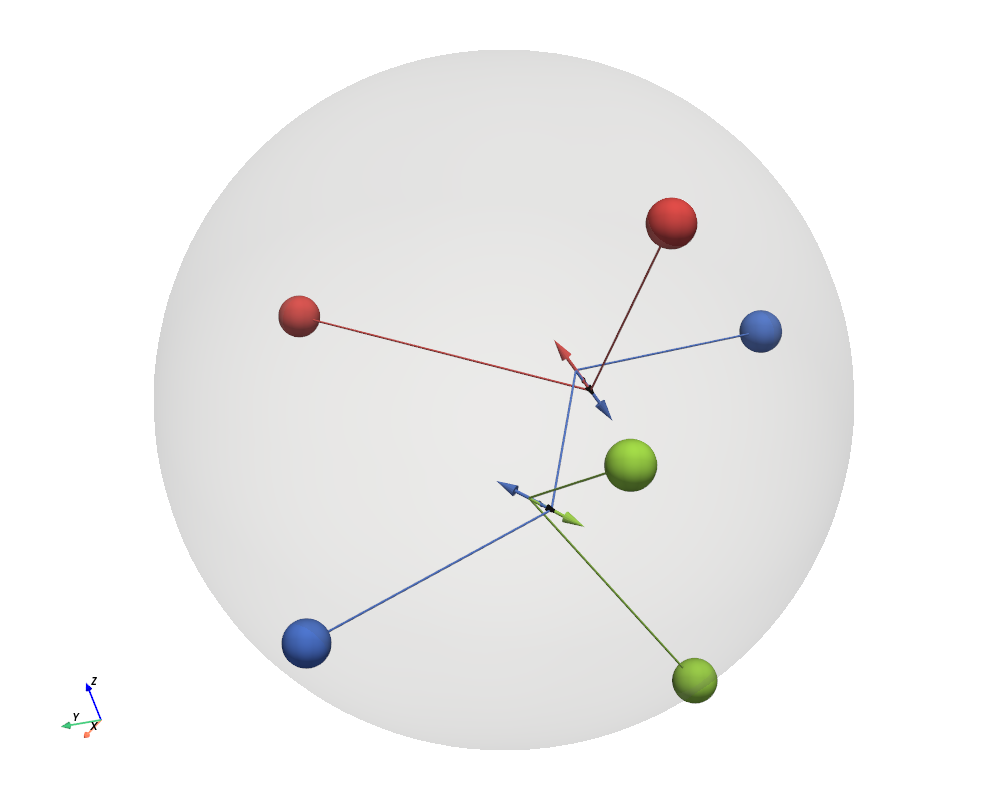

Write Python code to recreate this figure.
"""
Interactive 3D viewer for polymers in a spherical volume, modeled as piecewise
linear curves WITHOUT internal beads.

Every molecule has two beads, a start bead and an end bead, both confined to the
surface of the sphere. Initially the molecule is the straight line (a chord through
the volume) between them. Beads are spheres colored by molecule; the line of a
molecule has the same color.

Junctions: when two lines of different molecules come closer than min_distance, a junction is
inserted into both molecules where they touch, so each of them gets a bend there. A
junction is drawn as a small sphere with the average color of the two molecules. The
four line segments connected to a junction act as springs, with spring constant
spring_constant / contour_length of the segment (long segments are soft, short ones stiff);
their tension pulls the junction towards its four neighbours (chain ends or other junctions).
Forces: at every junction two colored arrows show, for each of the two molecules, the sum of
the two spring forces its two segments exert on the junction (in the color of that molecule),
and a black arrow shows the total force of all four springs, the force that moves the
junction. A spring pulls with k * (neighbour - junction), k = spring_constant / contour_length.
Arrow length = FORCE_ARROW_SCALE * force (NET_ARROW_SCALE * force for the black arrow).
Shifted chains: the junction position J is shared, but chain A passes through J - 0.5 v and
chain B through J + 0.5 v, i.e. through the two closest points they had when the junction formed.
Forces and energies of chain A use the shifted node J - 0.5 v, those of chain B use J + 0.5 v,
and the chains are drawn through the shifted nodes. The forces on the junction add up.

Junction vector: when a junction is formed, the vector between the two closest points of the
two segments (from the point on the first molecule to the point on the second) is stored with
the junction. It is drawn as a short orange arrow, parallel to the vector (pointing the same
way) and centered on the junction (length JUNCTION_VECTOR_SCALE * |vector|, at least MIN_JUNCTION_VECTOR_LENGTH).
Contact dynamics: let A and B be the two molecules at a junction (A = the first, B = the
second), v the stored junction vector (from the closest point on A to the closest point on B),
FA the net force from the springs of A on the junction and FB the net force from those of B.
Every step w = 0.5 (FA - FB) is computed and v is replaced by a vector along the axis of w with
length min_distance. v always keeps pointing from A towards B: of the two directions along w the
one closest to the previous v is taken, whatever the directions of FA and FB. If w is zero the
junction is removed from both molecules. A junction is created when two segments come closer
than min_distance.
While two segments of different molecules are closer than PROXIMITY_DISTANCE (and not joined),
their two closest points are connected by a thin black dotted line. Crossing lines
are created by dragging the chain ends around.

Contour length: every line segment has a positive contour_length (initially the straight
length of its molecule). Its spring constant is spring_constant / contour_length. The
thickness of a segment shows the tension of its spring, spring_constant * d / contour_length
(d = distance between the end points of the segment), at most MAX_LINE_RADIUS thick. When a junction splits
a segment, its contour length is divided in proportion to where the junction sits on it;
when a junction disappears, the two segments it joined add up.

Slip: contour length can slip across a junction between the two neighbouring segments of the
same molecule. The slip dynamics lower the spring energy of each molecule, sum K d_i^2 / (2 L_i)
(d_i = distance between the end points of segment i, L_i = its contour length), while the
total contour length of the molecule stays constant: length flows into the segment with the
higher tension K d_i / L_i, until all segments of a molecule have L_i proportional to d_i
(equal tension). Detection and dynamics live in the
simulation (see DummySimulation); the viewer only draws what `get_network()` reports.

Run  `python lineppa.py --help`  (or press h, H or ? in the window) for a summary of the program,
the mouse actions and the key shortcuts: see help_text() below.

Mouse
- Left-drag on empty space  -> rotate the view
- Right-drag / mouse wheel  -> zoom
- Middle-drag (or Shift+left-drag) -> pan
- Left-drag on a chain-end sphere -> move it along the surface of the volume
- Hold Shift while dragging a chain end and move the cursor out past the circular
  edge of the projected sphere -> the bead crosses to the other side (front <-> back)
  of the volume; move the cursor back inside to keep dragging it there

Keyboard
- While a chain end is grabbed (mouse button held):
      d           -> delete the whole molecule the grabbed end belongs to
- Right / Left arrow -> add / remove contour length to the line segment connected to the
                  grabbed chain end (a longer contour makes the spring softer: lower tension)
- Hold the left button on a junction sphere (it turns black) and press
      x           -> remove the intersection: the junction disappears from both molecules at
                     once (each loses its bend there; the contour lengths of the two segments
                     it joined add up). The two molecules do not form a new junction until
                     they have separated, otherwise it would reappear immediately.
- a  -> create a new molecule: a straight line between two free spots on the surface
- t  -> draw all lines thin, with the same radius, and hide the junction spheres;
        T -> back to the thickness showing the tension (and the junction spheres)
- r  -> shrink the spherical volume by 1 (down to a minimum radius of 5)
- R  -> grow the spherical volume by 1
- h, H or ?    -> print the summary, the mouse actions and the key shortcuts
- Shift + 1..9 -> store the current positions of all chain ends in slot 1..9
                  (Ctrl + 1..9 does the same on every keyboard layout)
- 1..9         -> slowly move all chain ends to the positions stored in that slot, each
                  along a great circle of the sphere
- m  -> start recording a movie (movie00000.avi, movie00001.avi, ...); M -> stop recording
- p  -> save a PNG of the current view (img00000.png, img00001.png, ...)
- s  -> save all bead positions (conf00000.dump, conf00001.dump, ...), LAMMPS-dump-like:
        # <number of beads> <number of molecules>
        ITEM: NUMBER OF ATOMS / <number of beads>
        ITEM: BOX BOUNDS pp pp pp / xmin xmax / ymin ymax / zmin zmax  (extent of the beads)
        ITEM: ATOMS id mol type xu yu zu / one line per bead
        (ids and molecule numbers start at 1; type 1 = chain end, type 2 = junction with mol 0)
All files are written to the current folder; numbering continues after existing files.

Data flow
    simulation (LAMMPS)  --positions-->  viewer      (timer, every ~30 ms)
    viewer (user input)  --callbacks-->  simulation  (see SphereDragger.__init__)

Bead ordering: molecule by molecule, each as [start, end]; the junctions are not beads
and are reported separately by the simulation. Deleting a molecule shifts
the indices of all later beads (and removes its junctions); the callback reports the indices explained in its
comment, and the simulation must return positions in the new ordering from then on.
New molecules are appended at the end, so they don't shift existing indices.

Install:  pip install pyvista numpy
Movies:   pip install imageio imageio-ffmpeg
"""
import argparse
import colorsys
import locale
import os
import platform
import re
import subprocess
import time

import numpy as np
import pyvista as pv
import vtk

ACTIVE_COLOR = (0.0, 0.0, 0.0)  # highlight color while a sphere is being dragged

CONTOUR_STEP = 2.0              # contour length added/removed per press of Right/Left arrow
INITIAL_ZOOM = 1.6              # camera zoom when the window opens
MIN_DISTANCE = 1.0              # junctions form when two segments come closer than this; the two
                                # chains of a junction are then held exactly this far apart
PROXIMITY_DISTANCE = 2.0        # nearby (not joined) segments get a dotted line below this distance
THIN_LINE_RADIUS = 0.05         # tube radius of all lines after pressing t
TENSION_THICKNESS = 0.01        # tube radius of a segment per unit of spring tension
FORCE_ARROW_SCALE = 0.1         # length of a force arrow per unit of force
FORCE_ARROW_WIDTH = 2.5         # width of the arrows with the force of one molecule at a junction
NET_ARROW_WIDTH = 1.5           # width of the black arrow with the total force on a junction
NET_ARROW_SCALE = 5.0 * FORCE_ARROW_SCALE   # the black total-force arrow is drawn 5 times longer
JUNCTION_VECTOR_SCALE = 20.0    # length of the orange arrow per unit length of the stored vector
MIN_JUNCTION_VECTOR_LENGTH = 5.0    # ... but never shorter than this, so it stays visible
JUNCTION_VECTOR_WIDTH = 1.5     # width of the orange arrow
JUNCTION_VECTOR_COLOR = (1.0, 0.55, 0.0)    # orange
DOT_SPACING = 0.2               # distance between the dots of the line between nearby segments
MAX_LINE_RADIUS = 1.0           # thickest tube drawn (a very short segment has a huge tension)

MIN_VOLUME_RADIUS = 5.0
VOLUME_RADIUS_STEP = 1.0

# Shift + digit produces a layout-specific symbol; which key name (and character) the window
# system reports for it depends on the keyboard layout. The layout is detected from the
# environment (see detect_keyboard_layout) and selects one of these tables:
# the key names (VTK key symbols) and characters for Shift+1 ... Shift+9. Where the window
# system reports the plain digit together with the Shift modifier, no table is needed, and
# Ctrl + digit works on every layout.
SHIFTED_DIGIT_KEYSYMS = {
    "us": ("exclam", "at", "numbersign", "dollar", "percent",
           "asciicircum", "ampersand", "asterisk", "parenleft"),
    "uk": ("exclam", "quotedbl", "sterling", "dollar", "percent",
           "asciicircum", "ampersand", "asterisk", "parenleft"),
    "de": ("exclam", "quotedbl", "section", "dollar", "percent",
           "ampersand", "slash", "parenleft", "parenright"),
    "nordic": ("exclam", "quotedbl", "numbersign", "currency", "percent",
               "ampersand", "slash", "parenleft", "parenright"),
}
SHIFTED_DIGIT_CHARS = {
    "us": "!@#$%^&*(",
    "uk": '!"\u00a3$%^&*(',
    "de": '!"\u00a7$%&/()',
    "nordic": '!"#\u00a4%&/()',
}

# words that identify a layout: language / country codes and the names used by the platforms
_LAYOUT_WORDS = {
    "us": "us", "usa": "us", "en": "us", "abc": "us", "u": "us", "nordic": "nordic",
    "gb": "uk", "uk": "uk", "british": "uk",
    "de": "de", "at": "de", "german": "de",
    "dk": "nordic", "da": "nordic", "danish": "nordic", "se": "nordic", "sv": "nordic",
    "swedish": "nordic", "no": "nordic", "nb": "nordic", "nn": "nordic", "norwegian": "nordic",
    "fi": "nordic", "finnish": "nordic", "is": "nordic", "icelandic": "nordic",
}
_keyboard_layout = None


def _layout_from_text(text):
    """Layout name for a description such as 'dk', 'da_DK', 'com.apple.keylayout.Danish'
    (the most specific word, the last one, wins: 'en_GB' is British), or None."""
    for word in reversed(re.findall(r"[a-z]+", str(text).lower())):
        if word in _LAYOUT_WORDS:
            return _LAYOUT_WORDS[word]
    return None


def _run(command):
    return subprocess.run(command, capture_output=True, text=True, timeout=3).stdout


def _layout_windows():
    import ctypes
    langid = ctypes.windll.user32.GetKeyboardLayout(0) & 0xFFFF
    if langid == 0x0809:
        return "gb"
    return {0x06: "da", 0x1D: "sv", 0x14: "nb", 0x0B: "fi", 0x07: "de"}.get(langid & 0x3FF, "us")


def _layout_macos():
    return _run(["defaults", "read", "com.apple.HIToolbox",
                 "AppleCurrentKeyboardLayoutInputSourceID"])


def _layout_unix():
    """X11 / Wayland / console: the XKB layout (first of a comma separated list)."""
    for command in (["setxkbmap", "-query"], ["localectl", "status"]):
        try:
            match = re.search(r"(?:layout|Layout):\s*([\w-]+)", _run(command))
        except (OSError, subprocess.SubprocessError):
            continue
        if match:
            return match.group(1)
    if os.environ.get("XKB_DEFAULT_LAYOUT"):
        return os.environ["XKB_DEFAULT_LAYOUT"].split(",")[0]
    try:
        with open("/etc/default/keyboard") as f:
            match = re.search(r'XKBLAYOUT="?([\w-]+)', f.read())
        return match.group(1) if match else None
    except OSError:
        return None


def _layout_locale():
    return locale.getlocale()[0] or os.environ.get("LANG", "")


def detect_keyboard_layout():
    """Keyboard layout ('us', 'uk', 'de' or 'nordic') taken from the environment: the variable
    LINEPPA_KEYBOARD_LAYOUT if it is set, else what the operating system reports (Windows: the
    active input language, macOS: the input source, Linux/BSD: the XKB layout), else the
    language of the locale; 'us' if nothing is recognised."""
    probes = []
    if os.environ.get("LINEPPA_KEYBOARD_LAYOUT"):
        probes.append(lambda: os.environ["LINEPPA_KEYBOARD_LAYOUT"])
    system = platform.system()
    probes.append(_layout_windows if system == "Windows"
                  else _layout_macos if system == "Darwin" else _layout_unix)
    probes.append(_layout_locale)
    for probe in probes:
        try:
            layout = _layout_from_text(probe() or "")
        except Exception:        # a failing probe must never stop the program
            continue
        if layout:
            return layout
    return "us"


def get_keyboard_layout():
    global _keyboard_layout
    if _keyboard_layout is None:
        _keyboard_layout = detect_keyboard_layout()
    return _keyboard_layout


def set_keyboard_layout(name):
    """Use layout `name` ('us', 'uk', 'de', 'nordic') or, for 'auto'/None, detect it."""
    global _keyboard_layout
    _keyboard_layout = None if name in (None, "auto") else name


def help_text():
    """Summary of the program, the mouse actions and the key shortcuts (--help, h, H, ?)."""
    return f"""\
LinePPA - polymers in a spherical volume

Every polymer is a piecewise linear curve between two chain ends (spheres) on the surface of the
sphere; initially a straight line. When two polymers come closer than min_distance ({MIN_DISTANCE:g}) they
form a junction: both get a bend there, drawn as a small sphere in the average color of the two.
  * Each line segment is a spring with spring constant spring_constant / contour_length; the
    thickness of a line shows its tension. Contour length slips across junctions, lowering the
    spring energy, while the total contour length of a polymer stays constant.
  * At a junction the colored arrows are the net spring forces FA and FB of the two polymers on
    it, the long black arrow is their sum, and the orange arrow is the vector v between the
    two chains (|v| = min_distance). v always points from polymer A to polymer B; it follows the
    axis of w = (FA - FB) / 2. The junction is removed when w is zero. A dotted black line joins nearby segments (closer than
    {PROXIMITY_DISTANCE:g}) that are not joined.

Mouse
  left-drag on empty space        rotate the view
  right-drag, mouse wheel         zoom
  middle-drag, Shift+left-drag    pan
  left-drag on a chain-end sphere move it along the surface of the sphere
  ... and Shift, cursor out past the edge of the sphere: the end moves to the other side
  hold left button on a junction  select it (turns black), then press x

Keys while a chain end is held
  d                               delete the polymer the end belongs to
  Right / Left arrow              add / remove contour length of the segment at the end
Keys while a junction is held
  x                               remove the junction from both polymers
Keys
  a                               add a polymer (a straight line between two free spots)
  r / R                           shrink / grow the sphere by 1 (minimum radius 5)
  t / T                           thin lines of equal radius (junction spheres hidden) /
                                  thickness shows the tension (junction spheres shown)
  Shift+1..9 (or Ctrl+1..9)       store the positions of all chain ends in slot 1..9
  1..9                            move all chain ends to the positions stored in the slot
  m / M                           start / stop recording a movie (movie00000.avi, ...)
  p                               save a PNG of the view (img00000.png, ...)
  s                               save all positions (conf00000.dump, ...)
  h, H, ?                         print this text
Command line
  --help                          print this text
  --keyboard-layout LAYOUT        us, uk, de, nordic or auto (default: detected from the
                                  environment; the variable LINEPPA_KEYBOARD_LAYOUT overrides)
"""


def parse_args(argv=None):
    parser = argparse.ArgumentParser(
        prog="lineppa", description=help_text(), add_help=False,
        formatter_class=argparse.RawDescriptionHelpFormatter)
    parser.add_argument("-h", "--help", action="help", help="show this help and exit")
    parser.add_argument("--keyboard-layout", default="auto",
                        choices=["auto", *sorted(SHIFTED_DIGIT_KEYSYMS)],
                        help="keyboard layout used for Shift+digit (default: detect)")
    return parser.parse_args(argv)


def color_for_id(moleculeid):
    """Deterministic, well-separated RGB color (0..1) for an unsigned integer id."""
    hue = (int(moleculeid) * 0.618033988749895) % 1.0  # golden-ratio hue spacing
    return colorsys.hsv_to_rgb(hue, 0.65, 0.95)


class SphereDragger:
    """Lets the user drag chain ends along a spherical surface, add/delete molecules,
    resize the volume, store/recall chain-end configurations, and save images / movies /
    bead positions; lets a simulation push new positions for all beads. Keeps the
    molecule lines and the volume shell in sync."""

    IMAGE_PATTERN = re.compile(r"^img(\d{5})\.png$")
    CONF_PATTERN = re.compile(r"^conf(\d{5})\.dump$")
    MOVIE_PATTERN = re.compile(r"^movie(\d{5})\.avi$")
    # characters whose built-in VTK meaning (reset camera, surface mode, pick, ...) is suppressed
    OWN_CHARS = frozenset("aAdDhHpPsSmMrRtTxX?123456789")

    def __init__(self, plotter, template, actors, positions, moleculeids,
                 center, radius, sphere_radius, recall_speed=0.5, movie_fps=30, rng=None,
                 junction_radius=0.5, get_network=None, get_proximity=None, get_forces=None,
                 get_vectors=None,
                 on_drag=None, on_release=None,
                 on_add_molecule=None, on_delete_molecule=None,
                 on_radius_change=None, on_ends_driven=None, on_ends_released=None,
                 on_contour_change=None, on_remove_junction=None, initial_zoom=INITIAL_ZOOM):
        self.plotter = plotter
        self.renderer = plotter.renderer
        self.template = template        # sphere mesh used for newly created beads
        self.actors = list(actors)
        self.positions = np.array(positions, dtype=float).reshape(-1, 3)   # (n, 3)
        self.moleculeids = np.array(moleculeids, dtype=np.uint32)
        self.center = np.asarray(center, dtype=float)
        self.radius = float(radius)             # radius of the spherical volume
        self.sphere_radius = float(sphere_radius)   # radius of one bead
        self.junction_radius = float(junction_radius)   # radius of the junction spheres
        self.recall_speed = float(recall_speed)     # rad/s along great circles
        self.movie_fps = movie_fps
        self.rng = rng if rng is not None else np.random.default_rng()
        self.next_moleculeid = int(self.moleculeids.max()) + 1 if len(self.moleculeids) else 0
        self.image_counter = self._first_free_number(self.IMAGE_PATTERN)
        self.conf_counter = self._first_free_number(self.CONF_PATTERN)
        self.movie_counter = self._first_free_number(self.MOVIE_PATTERN)

        # Pulled from the simulation every tick: (junction positions (J, 3),
        # [(moleculeid, moleculeid)] per junction, [(moleculeid, [node, ...], [contour_length, ...], [tension, ...])]).
        # Node k < n is bead k, node n + r is junction r. None = no junctions.
        self.get_network = get_network
        # [(molecule_a, molecule_b, point_a, point_b)]: closest points of nearby segments
        self.get_proximity = get_proximity
        self.get_vectors = get_vectors  # () -> (J, 3) closest-point vector stored with each junction
        self.get_forces = get_forces    # () -> (J, 2, 3) spring force of each molecule on each junction
        arrow = vtk.vtkArrowSource()    # unit arrow along +x
        arrow.SetTipResolution(16)
        arrow.SetShaftResolution(12)
        self.arrow_mapper = vtk.vtkPolyDataMapper()
        self.arrow_mapper.SetInputConnection(arrow.GetOutputPort())
        self.vector_arrows = []         # pool: orange arrow with the stored vector of each junction
        self.arrow_actors = []          # pool: three arrows per junction (molecule a, b, total)

        # Callbacks into the simulation:
        self.on_drag = on_drag          # on_drag(index, xyz)                    while dragging
        self.on_release = on_release    # on_release(index, xyz)                 when let go
        self.on_add_molecule = on_add_molecule        # (first_index, positions (2, 3), moleculeid)
        self.on_delete_molecule = on_delete_molecule  # (first_index, count)  old indices
        self.on_radius_change = on_radius_change      # (new_volume_radius)
        self.on_ends_driven = on_ends_driven          # (indices, positions) chain ends moved by a recall
        self.on_ends_released = on_ends_released      # (indices)            recall finished/cancelled
        self.on_remove_junction = on_remove_junction  # (row)  remove junction `row` from both molecules
        self.on_contour_change = on_contour_change    # (index, delta)  add/remove contour length at chain end

        self.interactor = plotter.iren.interactor
        self.picker = vtk.vtkPropPicker()
        self.dragged = None             # index of the chain end being dragged
        self.selected_junction = None   # index of the junction being held (left button down)
        self.uniform_lines = False      # True after t: all lines thin and equally thick
        self._pending_zoom = initial_zoom   # applied on the first timer tick, after the window opened
        self._side = 1                  # +1: dragged bead on the front (camera) side, -1: back
        self._flip_armed = True         # a Shift + "touch the edge" gesture may flip the side
        self.stored = {}                # slot (1..9) -> {(moleculeid, is_start): unit vector}
        self._anim = None               # running recall animation
        self._driven = set()            # indices of chain ends moved by the animation
        self.recording = False
        self.movie_path = None
        self._in_tick = False           # re-entrancy guard for tick()
        self.bond_mesh = None
        self.lines = []
        self._seg_nodes = None          # (S, 2) node numbers of the end points of every segment
        self._seg_tension = []          # spring tension of every segment (drawn as its thickness)
        # Segments are drawn as tubes whose radius follows the contour length. Every segment
        # has its own two points (so the radius is constant along it); the tube filter turns
        # the lines into tubes and the mapper colors them by the per-point "rgb" array.
        self.tube = vtk.vtkTubeFilter()
        self.tube.SetNumberOfSides(12)
        self.tube.SetCapping(True)
        self.tube.SetVaryRadiusToVaryRadiusByAbsoluteScalar()
        self.tube.SetInputArrayToProcess(0, 0, 0, vtk.vtkDataObject.FIELD_ASSOCIATION_POINTS,
                                         "radius")
        bond_mapper = vtk.vtkPolyDataMapper()
        bond_mapper.SetInputConnection(self.tube.GetOutputPort())
        bond_mapper.SetScalarModeToUsePointFieldData()
        bond_mapper.SelectColorArray("rgb")
        bond_mapper.SetColorModeToDirectScalars()
        self.bond_actor = vtk.vtkActor()
        self.bond_actor.SetMapper(bond_mapper)
        self.bond_actor.SetVisibility(False)
        plotter.add_actor(self.bond_actor, reset_camera=False, name="bonds", pickable=False)
        self.junction_template = pv.Sphere(radius=self.junction_radius,
                                           theta_resolution=16, phi_resolution=16)
        self.junction_actors = []
        # dotted black line between the closest points of nearby segments: a cloud of dots
        self.proximity_mapper = vtk.vtkPolyDataMapper()
        self.proximity_actor = vtk.vtkActor()
        self.proximity_actor.SetMapper(self.proximity_mapper)
        self.proximity_actor.GetProperty().SetColor(0.0, 0.0, 0.0)
        self.proximity_actor.GetProperty().SetPointSize(3)
        self.proximity_actor.GetProperty().SetRenderPointsAsSpheres(True)
        self.proximity_actor.SetVisibility(False)
        plotter.add_actor(self.proximity_actor, reset_camera=False, pickable=False)
        self.junction_positions = np.zeros((0, 3))
        self.junction_vectors = np.zeros((0, 3))    # stored closest-point vector of each junction
        self._seg_shift = None          # (2S, 3) offsets of the segment end points (shifted chains)
        self.junction_molecules = []
        self._line_signature = None

        # Translucent shell showing the volume (unit sphere, scaled to the current radius).
        # Not pickable, so it never blocks grabbing.
        self.shell = plotter.add_mesh(
            pv.Sphere(radius=1.0, theta_resolution=64, phi_resolution=64),
            color="lightgray", opacity=0.12, smooth_shading=True)
        self.shell.SetPickable(False)
        self.shell.SetPosition(*self.center)
        self.shell.SetScale(self.radius, self.radius, self.radius)
        self._pull_network(force=True)

        # Make sure PyVista's own key shortcuts for the keys we use don't also fire.
        for key in ("Up", "Down", "Left", "Right", "a", "d", "p", "s", "S", "m", "M",
                    "r", "R", "t", "T", "x", "X", "h", "H", "question", *"123456789"):
            try:
                plotter.clear_events_for_key(key)
            except Exception:
                pass

        # Priority -1 => our handlers run AFTER the camera style's handlers.
        # If we grabbed a bead, we then cancel the style's rotation.
        self.interactor.AddObserver("LeftButtonPressEvent", self._on_press, -1.0)
        self.interactor.AddObserver("MouseMoveEvent", self._on_move, -1.0)
        self.interactor.AddObserver("LeftButtonReleaseEvent", self._on_release, -1.0)
        self.interactor.AddObserver("KeyPressEvent", self._on_key, -1.0)
        # VTK's interactor style gives some plain characters a built-in meaning on the
        # CharEvent that follows a key press ('p' = pick, 's' = surface mode, 'r' = reset
        # camera, '3' = stereo, ...). A higher-priority observer neutralises the
        # characters we use before the style sees them.
        self.interactor.AddObserver("CharEvent", self._on_char, 10.0)

    # ------------------------------------------------------------ timer tick
    def tick(self, step_simulation):
        """Call every ~30 ms: advance a running recall animation, take a simulation
        step (`step_simulation()` returns the (n, 3) positions), draw, record a frame.

        Re-entrancy guard: grabbing a movie frame renders the window again, and VTK may
        deliver the next timer event while that is still going on. A tick that arrives
        while one is still running is simply skipped."""
        if self._in_tick:
            return
        self._in_tick = True
        try:
            if self._pending_zoom is not None:
                self.renderer.GetActiveCamera().Zoom(self._pending_zoom)
                self._pending_zoom = None
            self.animate()
            self.set_positions(step_simulation())
            self.write_movie_frame()
        finally:
            self._in_tick = False

    # ------------------------------------------------------- simulation -> view
    def set_positions(self, positions):
        """Update all bead positions (e.g. from LAMMPS). Beads held by the user or moved
        by a recall animation keep their viewer-controlled positions."""
        positions = np.asarray(positions, dtype=float).reshape(-1, 3)
        if len(positions) != len(self.actors):
            raise ValueError(f"Simulation returned {len(positions)} beads, "
                             f"viewer has {len(self.actors)}.")
        for i, actor in enumerate(self.actors):
            if i != self.dragged and i not in self._driven:
                self.positions[i] = positions[i]
                actor.SetPosition(*positions[i])
        self._pull_network()
        self._pull_proximity()
        self._pull_forces()
        self._pull_vectors()
        self.plotter.render()

    def get_positions(self):
        return self.positions.copy()

    # ------------------------------------------------------ molecule lines, junctions
    def _all_points(self):
        return np.vstack([self.positions, self.junction_positions])

    def _segment_radii(self):
        """Tube radius of every segment (order of self._seg_nodes) from its spring tension."""
        if self.uniform_lines:
            return np.full(len(self._seg_tension), THIN_LINE_RADIUS)
        return np.minimum(TENSION_THICKNESS * np.array(self._seg_tension, dtype=float),
                          MAX_LINE_RADIUS)

    def _refresh_bonds(self):
        """Cheap update when only positions (and with them the tensions) changed."""
        if self.bond_mesh is None:
            return
        points = self._all_points()
        if self._seg_nodes.max() < len(points):
            self.bond_mesh.points = points[self._seg_nodes].reshape(-1, 3) + self._seg_shift
            self.bond_mesh.point_data["radius"] = np.repeat(self._segment_radii(), 2)
            self.bond_mesh.GetPointData().SetActiveScalars("radius")

    def _rebuild_bonds(self):
        """Needed when the number of beads, junctions or lines changed."""
        nodes, rgb, shift = [], [], []
        n = len(self.positions)
        for mol, idx, _contours, _tensions in self.lines:
            color = (np.array(color_for_id(mol)) * 255).astype(np.uint8)
            for a, b in zip(idx[:-1], idx[1:]):
                nodes.append((a, b))
                rgb += [color] * 2
                for node in (a, b):     # every molecule is drawn through its own shifted node
                    r = node - n
                    if 0 <= r < len(self.junction_vectors):
                        first = self.junction_molecules[r][0] == mol
                        shift.append((-0.5 if first else 0.5) * self.junction_vectors[r])
                    else:
                        shift.append(np.zeros(3))
        if not nodes:
            self.bond_mesh, self._seg_nodes = None, None
            self.bond_actor.SetVisibility(False)
            return
        self._seg_nodes = np.array(nodes, dtype=int)
        k = np.arange(len(nodes))
        cells = np.column_stack([np.full(len(nodes), 2), 2 * k, 2 * k + 1]).ravel()
        self._seg_shift = np.array(shift, dtype=float).reshape(-1, 3)
        mesh = pv.PolyData(self._all_points()[self._seg_nodes].reshape(-1, 3) + self._seg_shift,
                           lines=cells.astype(np.int64))
        mesh.point_data["radius"] = np.repeat(self._segment_radii(), 2)
        mesh.point_data["rgb"] = np.array(rgb, dtype=np.uint8)
        mesh.GetPointData().SetActiveScalars("radius")
        self.bond_mesh = mesh
        self.tube.SetInputData(mesh)
        self.bond_actor.SetVisibility(True)

    def _default_network(self):
        """No simulation-provided network: every molecule is a straight line, no junctions."""
        lines = {}
        for i, m in enumerate(self.moleculeids.tolist()):
            lines.setdefault(m, []).append(i)
        return np.zeros((0, 3)), [], [(m, idx, [self.radius] * (len(idx) - 1),
                                       [30.0] * (len(idx) - 1))
                                      for m, idx in lines.items()]

    def _pull_network(self, force=False):
        """Fetch junctions and lines from the simulation and bring the drawing up to date."""
        jpos, jmols, lines = (self.get_network() if self.get_network is not None
                              else self._default_network())
        self.junction_positions = np.asarray(jpos, dtype=float).reshape(-1, 3)
        jmols = [(int(a), int(b)) for a, b in jmols]
        vectors = (np.asarray(self.get_vectors(), dtype=float).reshape(-1, 3)
                   if self.get_vectors is not None else np.zeros((0, 3)))
        self.junction_vectors = vectors if len(vectors) == len(jmols) else np.zeros((len(jmols), 3))
        self.lines = [(int(m), [int(k) for k in idx], list(cs), [float(t) for t in ts])
                      for m, idx, cs, ts in lines]
        self._seg_tension = [t for _m, _idx, _cs, ts in self.lines for t in ts]
        signature = tuple((m, tuple(idx)) for m, idx, _cs, _ts in self.lines)
        changed = force or signature != self._line_signature or self.bond_mesh is None
        self._line_signature = signature

        # a junction sphere is never thinner than the segments meeting at it
        n = len(self.positions)
        radii = np.full(len(jmols), self.junction_radius)
        seg_radius = self._segment_radii()
        k = 0
        for _m, idx, _cs, _ts in self.lines:
            for a, b in zip(idx[:-1], idx[1:]):
                for node in (a, b):
                    if node >= n and node - n < len(radii):
                        radii[node - n] = max(radii[node - n], 1.1 * seg_radius[k])
                k += 1

        if jmols != self.junction_molecules or len(self.junction_actors) != len(jmols):
            self._sync_junction_actors(jmols)
        for actor, p, r in zip(self.junction_actors, self.junction_positions, radii):
            actor.SetPosition(*p)
            scale = r / self.junction_radius
            actor.SetScale(scale, scale, scale)
            actor.SetVisibility(not self.uniform_lines)   # no junction spheres in thin line mode
        if changed:
            self._rebuild_bonds()
        else:
            self._refresh_bonds()

    def _set_arrow(self, actor, origin, force, width, color, scale=FORCE_ARROW_SCALE):
        """Point `actor` (a unit arrow along +x) from `origin` along `force`."""
        magnitude = float(np.linalg.norm(force))
        if magnitude < 1e-9:
            actor.SetVisibility(False)
            return
        u = np.asarray(force, dtype=float) / magnitude
        helper = np.array([0.0, 0.0, 1.0]) if abs(u[2]) < 0.9 else np.array([1.0, 0.0, 0.0])
        p = np.cross(u, helper)
        p /= np.linalg.norm(p)
        q = np.cross(u, p)
        matrix = vtk.vtkMatrix4x4()
        for i in range(3):      # columns: arrow axis (scaled to its length), two width axes, origin
            matrix.SetElement(i, 0, u[i] * magnitude * scale)
            matrix.SetElement(i, 1, p[i] * width)
            matrix.SetElement(i, 2, q[i] * width)
            matrix.SetElement(i, 3, origin[i])
        actor.SetUserMatrix(matrix)
        actor.GetProperty().SetColor(*color)
        actor.SetVisibility(True)

    def _pull_vectors(self):
        """Draw the vector stored with each junction as a short orange arrow, parallel to the
        vector (pointing the same way) and centered on the junction."""
        vectors = self.junction_vectors
        count = min(len(vectors), len(self.junction_positions))
        while len(self.vector_arrows) < count:
            actor = vtk.vtkActor()
            actor.SetMapper(self.arrow_mapper)
            actor.SetVisibility(False)
            self.plotter.add_actor(actor, reset_camera=False, pickable=False)
            self.vector_arrows.append(actor)
        for j in range(count):
            magnitude = float(np.linalg.norm(vectors[j]))
            if magnitude < 1e-12:
                self.vector_arrows[j].SetVisibility(False)   # direction undefined
                continue
            u = vectors[j] / magnitude
            length = max(JUNCTION_VECTOR_SCALE * magnitude, MIN_JUNCTION_VECTOR_LENGTH)
            start = self.junction_positions[j] - 0.5 * length * u    # middle of the arrow at the junction
            self._set_arrow(self.vector_arrows[j], start, u * length, JUNCTION_VECTOR_WIDTH,
                            JUNCTION_VECTOR_COLOR, scale=1.0)
        for actor in self.vector_arrows[count:]:
            actor.SetVisibility(False)

    def _pull_forces(self):
        """At each junction: the spring forces of the two molecules (in their colors) and the
        total force (black) as arrows."""
        forces = (np.asarray(self.get_forces(), dtype=float).reshape(-1, 2, 3)
                  if self.get_forces is not None else np.zeros((0, 2, 3)))
        count = min(len(forces), len(self.junction_positions), len(self.junction_molecules))
        while len(self.arrow_actors) < 3 * count:
            actor = vtk.vtkActor()
            actor.SetMapper(self.arrow_mapper)
            actor.SetVisibility(False)
            self.plotter.add_actor(actor, reset_camera=False, pickable=False)
            self.arrow_actors.append(actor)
        for j in range(count):
            origin = self.junction_positions[j]
            mol_a, mol_b = self.junction_molecules[j]
            self._set_arrow(self.arrow_actors[3 * j], origin, forces[j, 0],
                            FORCE_ARROW_WIDTH, color_for_id(mol_a))
            self._set_arrow(self.arrow_actors[3 * j + 1], origin, forces[j, 1],
                            FORCE_ARROW_WIDTH, color_for_id(mol_b))
            self._set_arrow(self.arrow_actors[3 * j + 2], origin, forces[j].sum(axis=0),
                            NET_ARROW_WIDTH, (0.0, 0.0, 0.0), NET_ARROW_SCALE)
        for actor in self.arrow_actors[3 * count:]:
            actor.SetVisibility(False)

    def _pull_proximity(self):
        """Connect the closest points of nearby, not yet joined segments by a thin black
        dotted line (dots every DOT_SPACING, including both end points)."""
        pairs = self.get_proximity() if self.get_proximity is not None else []
        clouds = []
        for _mol_a, _mol_b, point_a, point_b in pairs:
            n = max(int(np.linalg.norm(point_b - point_a) / DOT_SPACING), 1)
            t = (np.arange(n + 1) / n)[:, None]
            clouds.append(point_a + t * (point_b - point_a))
        if not clouds:
            self.proximity_actor.SetVisibility(False)
            return
        self.proximity_mapper.SetInputData(pv.PolyData(np.vstack(clouds)))
        self.proximity_actor.SetVisibility(True)

    def _sync_junction_actors(self, jmols):
        """(Re)create the junction spheres, each in the average color of its two molecules."""
        self.selected_junction = None  # the actors are recreated
        for actor in self.junction_actors:
            self.plotter.remove_actor(actor, reset_camera=False)
        self.junction_actors = []
        for a, b in jmols:
            color = 0.5 * (np.array(color_for_id(a)) + np.array(color_for_id(b)))
            actor = self.plotter.add_mesh(self.junction_template, color=tuple(color),
                                          smooth_shading=True, reset_camera=False)
            actor.SetPickable(True)    # a junction can be held and then removed with x
            self.junction_actors.append(actor)
        self.junction_molecules = jmols

    # ------------------------------------------------------------------ helpers
    def _ray(self, x, y):
        """World-space ray (near point, far point) under display pixel (x, y)."""
        pts = []
        for z in (0.0, 1.0):
            self.renderer.SetDisplayPoint(x, y, z)
            self.renderer.DisplayToWorld()
            w = np.array(self.renderer.GetWorldPoint())
            pts.append(w[:3] / w[3])
        return pts

    def _is_front(self, p):
        """True if surface point p faces the camera (is on the visible hemisphere)."""
        cam = self.renderer.GetActiveCamera()
        v = np.asarray(p, dtype=float) - self.center
        if cam.GetParallelProjection():
            return float(np.dot(v, -np.array(cam.GetDirectionOfProjection()))) >= 0.0
        to_cam = np.array(cam.GetPosition()) - self.center
        return float(np.dot(v, to_cam)) >= self.radius ** 2   # polar-plane visibility test

    def _surface_point(self, x, y, current):
        """Point on the spherical surface under the mouse cursor, on the side of the
        sphere (front or back) the bead is currently on.

        If the cursor is outside the circular outline of the projected sphere, the bead
        sits on that outline. Holding Shift there flips the bead to the other side
        (once per excursion); it then follows the cursor on the far side of the sphere."""
        near, far = self._ray(x, y)
        d = far - near
        d /= np.linalg.norm(d)
        oc = near - self.center
        b = np.dot(oc, d)
        disc = b * b - (np.dot(oc, oc) - self.radius ** 2)
        if disc >= 0.0:
            self._flip_armed = True                    # cursor is inside the outline again
            s = np.sqrt(disc)
            t = (-b - s) if self._side > 0 else (-b + s)   # near / far intersection
            hit = near + t * d
        else:
            if self.interactor.GetShiftKey() and self._flip_armed:
                self._side = -self._side               # touched the edge with Shift held
                self._flip_armed = False
            hit = near + (-b) * d  # point on the ray closest to the center (the outline)
        v = hit - self.center
        n = np.linalg.norm(v)
        if n < 1e-12:
            return current
        return self.center + self.radius * v / n

    def _cancel_camera_motion(self):
        style = self.interactor.GetInteractorStyle()
        if style is not None:
            style.OnLeftButtonUp()  # ends the rotate that the style just started

    def _add_bead_actor(self, xyz, moleculeid):
        actor = self.plotter.add_mesh(self.template, color=color_for_id(moleculeid),
                                      smooth_shading=True, reset_camera=False)
        actor.SetPosition(*xyz)
        return actor

    def _unit(self, p):
        v = np.asarray(p, dtype=float) - self.center
        return v / max(np.linalg.norm(v), 1e-12)

    # ------------------------------------------------------- add / delete molecule
    def _pick_new_ends(self):
        """Two spots on the surface that are as far as possible from existing chain
        ends (and from each other; the new line is at least one volume radius long)."""
        candidates = self.rng.normal(size=(500, 3))
        candidates = self.center + self.radius * candidates / np.linalg.norm(
            candidates, axis=1, keepdims=True)
        existing = self.positions
        if len(existing):
            clearance = np.linalg.norm(
                candidates[:, None, :] - existing[None, :, :], axis=2).min(axis=1)
        else:
            clearance = np.full(len(candidates), np.inf)

        a = candidates[np.argmax(clearance)]
        to_a = np.linalg.norm(candidates - a, axis=1)
        score = np.minimum(clearance, to_a)
        score[to_a < self.radius] = -1.0  # avoid very short molecules
        b = candidates[np.argmax(score)]
        return a, b

    def _add_molecule(self):
        a, b = self._pick_new_ends()
        chain = np.vstack([a, b])               # [start, end]; the molecule is the line between
        mol = self.next_moleculeid
        self.next_moleculeid += 1

        first = len(self.positions)             # appended at the end: no index shifts
        for p in chain:
            self.actors.append(self._add_bead_actor(p, mol))
        self.positions = np.vstack([self.positions, chain])
        self.moleculeids = np.concatenate(
            [self.moleculeids, np.full(2, mol, dtype=np.uint32)])
        if self.on_add_molecule is not None:
            self.on_add_molecule(first, chain.copy(), mol)
        self._pull_network(force=True)
        self.plotter.render()

    def _delete_molecule(self):
        """Delete the whole molecule that the grabbed chain end belongs to."""
        mol = self.moleculeids[self.dragged]
        idx = np.flatnonzero(self.moleculeids == mol)   # contiguous block
        first, count = int(idx[0]), len(idx)

        for actor in self.actors[first:first + count]:
            self.plotter.remove_actor(actor, reset_camera=False)
        del self.actors[first:first + count]
        keep = np.ones(len(self.positions), dtype=bool)
        keep[first:first + count] = False
        self.positions = self.positions[keep]
        self.moleculeids = self.moleculeids[keep]
        self.dragged = None                              # the grabbed bead no longer exists
        if self.on_delete_molecule is not None:
            self.on_delete_molecule(first, count)        # indices in the OLD ordering
        self._pull_network(force=True)                   # its junctions are gone too
        self.plotter.render()

    # ------------------------------------------------------------ volume radius
    def _change_radius(self, delta):
        new = self.radius + delta
        if new < MIN_VOLUME_RADIUS - 1e-9:
            print(f"Volume radius is already at its minimum ({MIN_VOLUME_RADIUS:g}).")
            return
        self.radius = new
        self.shell.SetScale(new, new, new)

        # all chain ends stay on the (new) surface: project them radially
        if len(self.positions):
            v = self.positions - self.center
            r = np.maximum(np.linalg.norm(v, axis=1, keepdims=True), 1e-12)
            self.positions = self.center + new * v / r
            for k, actor in enumerate(self.actors):
                actor.SetPosition(*self.positions[k])
        if self.on_radius_change is not None:
            self.on_radius_change(new)
        self._pull_network()
        print(f"Volume radius: {new:g}")
        self.plotter.render()

    # --------------------------------------------- store / recall chain-end positions
    def _end_keys(self):
        """{(moleculeid, is_start): bead index} for every chain end. This identifies a
        chain end even when molecules come and go."""
        keys = {}
        for i in range(len(self.positions)):
            is_start = (i == 0) or (self.moleculeids[i - 1] != self.moleculeids[i])
            keys[(int(self.moleculeids[i]), bool(is_start))] = i
        return keys

    def _store_ends(self, slot):
        keys = self._end_keys()
        # stored as directions, so a later change of the volume radius doesn't matter
        self.stored[slot] = {k: self._unit(self.positions[i]) for k, i in keys.items()}
        print(f"Stored the positions of {len(keys)} chain ends in slot {slot}")

    def _recall_ends(self, slot):
        if self.dragged is not None:
            return  # ignore while a bead is being dragged
        target = self.stored.get(slot)
        if not target:
            print(f"Nothing stored in slot {slot} (use Shift+{slot} to store)")
            return
        self._cancel_animation()
        items = []
        for key, i in self._end_keys().items():
            if key not in target:
                continue                         # molecule created after storing: stays put
            u0, u1 = self._unit(self.positions[i]), target[key]
            cosang = float(np.clip(np.dot(u0, u1), -1.0, 1.0))
            omega = float(np.arccos(cosang))     # great-circle angle between the two points
            if omega < 1e-9:
                continue
            w = u1 - cosang * u0                 # direction of travel at u0 (tangent to the sphere)
            if np.linalg.norm(w) < 1e-9:         # exactly opposite: any great circle will do
                w = np.cross(u0, [1.0, 0.0, 0.0])
                if np.linalg.norm(w) < 1e-6:
                    w = np.cross(u0, [0.0, 1.0, 0.0])
            items.append((i, u0, w / np.linalg.norm(w), omega, u1))
        if not items:
            return
        self._anim = {"items": items, "t0": time.perf_counter()}
        self._driven = {it[0] for it in items}
        print(f"Moving {len(items)} chain ends to slot {slot}")

    def animate(self):
        """Advance the recall animation: every chain end moves along a great circle at
        a constant angular speed (`recall_speed`, rad/s) and stops at its stored position."""
        if self._anim is None:
            return
        elapsed = time.perf_counter() - self._anim["t0"]
        arc = self.recall_speed * elapsed
        idxs, pos, finished = [], [], True
        for i, u0, w, omega, u1 in self._anim["items"]:
            if arc >= omega:
                u = u1
            else:
                u = u0 * np.cos(arc) + w * np.sin(arc)
                finished = False
            p = self.center + self.radius * u
            self.positions[i] = p
            self.actors[i].SetPosition(*p)
            idxs.append(i)
            pos.append(p)
        if self.on_ends_driven is not None:
            self.on_ends_driven(list(idxs), np.array(pos))
        if finished:
            self._cancel_animation()

    def _cancel_animation(self):
        if self._anim is None:
            return
        released = sorted(self._driven)
        self._anim = None
        self._driven = set()
        if self.on_ends_released is not None:
            self.on_ends_released(released)

    # ------------------------------------------------------- files: image, dump, movie
    def _first_free_number(self, pattern):
        """Next unused file number for names matching `pattern` in the current folder."""
        numbers = [int(m.group(1)) for f in os.listdir(os.getcwd())
                   if (m := pattern.match(f))]
        return max(numbers) + 1 if numbers else 0   # never overwrite earlier files

    def _save_image(self):
        path = os.path.join(os.getcwd(), f"img{self.image_counter:05d}.png")
        self.plotter.screenshot(path)
        print("Saved", path)
        self.image_counter += 1

    def _save_configuration(self):
        """Write confXXXXX.dump (LAMMPS-dump-like text):

            # n_beads n_molecules
            ITEM: NUMBER OF ATOMS
            n_beads
            ITEM: BOX BOUNDS pp pp pp
            xmin xmax
            ymin ymax
            zmin zmax
            ITEM: ATOMS id mol type xu yu zu
            id molecule beadtype x y z          (one line per bead)

        Ids and molecule numbers start at 1 (molecules are renumbered 1..M in file order);
        beadtype is 1 for a chain end; junctions follow after all chain ends with
        beadtype 2 and molecule 0 (a junction belongs to two molecules); the box bounds are
        the smallest and largest coordinates."""
        path = os.path.join(os.getcwd(), f"conf{self.conf_counter:05d}.dump")
        # molecule numbers 1..M, in order of appearance (moleculeids may have gaps after deletions)
        order = {int(m): k + 1 for k, m in enumerate(dict.fromkeys(self.moleculeids.tolist()))}
        points = self._all_points()
        if len(points):
            lo, hi = points.min(axis=0), points.max(axis=0)
        else:
            lo = hi = np.zeros(3)
        n_ends = len(self.positions)
        with open(path, "w") as f:
            f.write(f"# {len(points)} {len(order)}\n")
            f.write("ITEM: NUMBER OF ATOMS\n")
            f.write(f"{len(points)}\n")
            f.write("ITEM: BOX BOUNDS pp pp pp\n")
            for k in range(3):
                f.write(f"{lo[k]:.6f} {hi[k]:.6f}\n")
            f.write("ITEM: ATOMS id mol type xu yu zu\n")
            for k, xyz in enumerate(points, start=1):
                if k <= n_ends:     # chain end: type 1, belongs to one molecule
                    mol, typ = order[int(self.moleculeids[k - 1])], 1
                else:               # junction: type 2, belongs to two molecules -> mol 0
                    mol, typ = 0, 2
                f.write(f"{k} {mol} {typ} {xyz[0]:.6f} {xyz[1]:.6f} {xyz[2]:.6f}\n")
        print("Saved", path)
        self.conf_counter += 1

    def _start_movie(self):
        if self.recording:
            print("Already recording", self.movie_path)
            return
        path = os.path.join(os.getcwd(), f"movie{self.movie_counter:05d}.avi")
        try:
            self.plotter.open_movie(path, framerate=self.movie_fps, quality=8, codec="mpeg4")
        except Exception as exc:
            print("Could not start recording (needs: pip install imageio imageio-ffmpeg):", exc)
            return
        self.movie_path = path
        self.movie_counter += 1
        self.recording = True
        print("Recording", path, "- press M to stop")

    def _stop_movie(self):
        if not self.recording:
            return
        self.recording = False
        writer = getattr(self.plotter, "mwriter", None)
        if writer is not None:
            try:
                writer.close()
            except Exception as exc:
                print("Problem while closing the movie file:", exc)
            try:
                del self.plotter.mwriter     # so PyVista doesn't try to close it again
            except AttributeError:
                pass
        print("Saved", self.movie_path)

    def write_movie_frame(self):
        if not self.recording:
            return
        try:
            self.plotter.write_frame()
        except Exception as exc:
            print("Recording failed:", exc)
            self._stop_movie()

    # ------------------------------------------------------------------- events
    def _on_char(self, obj, event):
        """Hide the characters we use from VTK's built-in character shortcuts."""
        code = self.interactor.GetKeyCode()
        if isinstance(code, int):
            code = chr(code)
        if code and code in self.OWN_CHARS:
            try:
                self.interactor.SetKeyCode("\x00")
            except TypeError:
                self.interactor.SetKeyCode(" ")

    def _on_press(self, obj, event):
        x, y = self.interactor.GetEventPosition()
        self.picker.Pick(x, y, 0, self.renderer)
        picked = self.picker.GetActor()
        if picked is None:
            return
        for i, actor in enumerate(self.actors):
            if picked is actor:                           # every bead is a chain end
                self._cancel_animation()                  # grabbing stops a running recall
                self.dragged = i
                self._side = 1 if self._is_front(self.positions[i]) else -1
                self._flip_armed = True
                actor.GetProperty().SetColor(*ACTIVE_COLOR)
                self._cancel_camera_motion()
                self.plotter.render()
                return
        for k, actor in enumerate(self.junction_actors):
            if picked is actor:                           # hold a junction: x removes it
                self.selected_junction = k
                actor.GetProperty().SetColor(*ACTIVE_COLOR)
                self._cancel_camera_motion()
                self.plotter.render()
                return

    def _on_move(self, obj, event):
        if self.dragged is None:
            return
        i = self.dragged
        x, y = self.interactor.GetEventPosition()
        pos = self._surface_point(x, y, self.positions[i])
        self.positions[i] = pos
        self.actors[i].SetPosition(*pos)
        self._refresh_bonds()
        if self.on_drag is not None:
            self.on_drag(i, pos)
        self.plotter.render()

    def _junction_color(self, k):
        a, b = self.junction_molecules[k]
        return tuple(0.5 * (np.array(color_for_id(a)) + np.array(color_for_id(b))))

    def _remove_junction(self):
        """Remove the held junction from both molecules."""
        row, self.selected_junction = self.selected_junction, None
        if self.on_remove_junction is not None:
            self.on_remove_junction(row)
        self._pull_network(force=True)
        self.plotter.render()

    def _on_release(self, obj, event):
        if self.selected_junction is not None:
            k, self.selected_junction = self.selected_junction, None
            if k < len(self.junction_actors):
                self.junction_actors[k].GetProperty().SetColor(*self._junction_color(k))
            self.plotter.render()
            return
        if self.dragged is None:
            return
        i = self.dragged
        self.actors[i].GetProperty().SetColor(*color_for_id(self.moleculeids[i]))  # restore
        self.dragged = None
        if self.on_release is not None:
            self.on_release(i, self.positions[i].copy())
        self.plotter.render()

    @staticmethod
    def _digit_slot(key, shift, char="", ctrl=False):
        """Map a key press to (slot 1..9, store?) or None. Handles the plain digit (with the
        Shift or Ctrl modifier reported separately) and the layout-specific symbol or
        character produced by Shift + digit (layout detected from the environment)."""
        if len(key) == 1 and key in "123456789":
            return int(key), shift or ctrl
        if key.startswith("KP_") and len(key) == 4 and key[3] in "123456789":
            return int(key[3]), shift or ctrl
        layout = get_keyboard_layout()
        symbols = SHIFTED_DIGIT_KEYSYMS.get(layout, ())
        if key in symbols:
            return symbols.index(key) + 1, True
        chars = SHIFTED_DIGIT_CHARS.get(layout, "")
        if len(char) == 1 and char in chars:
            return chars.index(char) + 1, True
        return None

    def _on_key(self, obj, event):
        key = self.interactor.GetKeySym() or ""
        shift = bool(self.interactor.GetShiftKey())
        if len(key) == 1 and key.isalpha() and shift:
            key = key.upper()
        lower = key.lower()
        char = self.interactor.GetKeyCode()
        char = chr(char) if isinstance(char, int) else (char or "")
        digit = self._digit_slot(key, shift, char, bool(self.interactor.GetControlKey()))

        if lower == "h" or key == "question" or char == "?":
            print(help_text())
        elif lower == "p":
            self._save_image()
        elif lower == "s":
            self._save_configuration()
        elif lower == "a":
            self._add_molecule()
        elif key == "r":
            self._change_radius(-VOLUME_RADIUS_STEP)
        elif key == "R":
            self._change_radius(+VOLUME_RADIUS_STEP)
        elif key in ("t", "T"):
            self.uniform_lines = key == "t"        # t: thin, equal lines; T: thickness = tension
            self._pull_network()
            self.plotter.render()
        elif key == "m":
            self._start_movie()
        elif key == "M":
            self._stop_movie()
        elif digit is not None:
            slot, store = digit
            if store:
                self._store_ends(slot)
            else:
                self._recall_ends(slot)
        elif self.selected_junction is not None and lower == "x":
            self._remove_junction()
        elif self.dragged is not None and lower == "d":
            self._delete_molecule()
        elif self.dragged is not None and key in ("Right", "Left"):
            if self.on_contour_change is not None:
                self.on_contour_change(self.dragged,
                                       CONTOUR_STEP if key == "Right" else -CONTOUR_STEP)
                self._pull_network()
        elif shift and key.islower() and len(key) > 1 and "_" not in key:
            print(f"Shift+{key}: not recognised as a shifted digit for keyboard layout "
                  f"'{get_keyboard_layout()}'; use Ctrl+digit, or start with --keyboard-layout")


# --------------------------------------------------------------------------
# Geometry helpers
# --------------------------------------------------------------------------
def make_surface_points(k, center, radius):
    """k points evenly spread over a sphere surface (Fibonacci lattice)."""
    i = np.arange(k) + 0.5
    phi = np.arccos(1.0 - 2.0 * i / k)
    theta = np.pi * (1.0 + 5.0 ** 0.5) * i
    unit = np.column_stack([np.cos(theta) * np.sin(phi),
                            np.sin(theta) * np.sin(phi),
                            np.cos(phi)])
    return center + radius * unit


def make_molecules(n_molecules, center, radius, rng):
    """Build M molecules, each a straight line between a start bead and an end bead,
    both on the surface (no internal beads).

    Returns positions (2M, 3) and moleculeids (2M,) uint32.
    Beads are ordered molecule by molecule as [start, end]."""
    anchors = make_surface_points(2 * n_molecules, center, radius)
    anchors = anchors[rng.permutation(2 * n_molecules)]
    starts, ends = anchors[:n_molecules], anchors[n_molecules:]

    positions = np.empty((2 * n_molecules, 3))
    positions[0::2] = starts
    positions[1::2] = ends
    moleculeids = np.repeat(np.arange(n_molecules), 2).astype(np.uint32)
    return positions, moleculeids


# --------------------------------------------------------------------------
# Stand-in for the simulation. Replace with your LAMMPS wrapper (see below).
# --------------------------------------------------------------------------
class DummySimulation:
    """Toy dynamics, no randomness.

    Molecules: a molecule is a piecewise linear curve  start end -> junction -> ... -> end
    end. Initially it has no junctions, i.e. it is the straight line between its two ends.

    Chain ends: stay on the spherical surface, and are pushed apart (excluded volume)
    until the centres of ends of DIFFERENT molecules are at least `2 * bead_radius` apart.
    Ends that the viewer is moving (grabbed by the user, or travelling to a stored
    position) are immovable for the simulation, so they push other beads out of the way.

    Junctions: when two line segments of two different molecules intersect, a junction
    node is inserted into BOTH molecules at the intersection point (each molecule gets a
    bend there). A junction forms when
      * the closest points of the two segments (both strictly inside the segments) are
        closer than `min_distance`, or
      * the two segments passed through each other since the previous step (the sign of
        their signed separation along the common normal flipped) and are now closer
        than `crossing_tolerance` (at least `min_distance`) - this catches fast crossings that
        the distance test alone would miss.
    Each junction has four springs, one along each of the four segments connected to it
    (previous and next node of both molecules). A spring has zero rest length and the
    spring constant  k = spring_constant / contour_length  of its segment, so its tension is
    F = k * (neighbour - junction) and the junction is pulled towards its four neighbours.
    Overdamped dynamics:  dx = (1 - exp(-spring_rate * sum(k))) * sum(F) / sum(k)  per substep,
    i.e. a fraction of the way to the k-weighted mean of the neighbours (never overshoots,
    however stiff the springs get). Junctions always stay inside the ball.

    Slip: across every junction contour length may slip between the two neighbouring segments
    of the same molecule. The spring energy of a molecule is  E = sum K d_i^2 / (2 L_i)  (d_i =
    segment length, L_i = contour length). For two neighbouring segments with fixed total
    L_1 + L_2 the minimum is at L_1 : L_2 = d_1 : d_2 (equal tension K d / L). Each substep a
    fraction (1 - exp(-slip_rate), at most 0.45) of the way to that minimum is slipped, so
    the energy decreases while the total contour length of the molecule is exactly conserved
    and no segment gets shorter than `min_contour_length` through slip.

    Shifted chains: chain A passes through the junction position J - 0.5 v and chain B through
    J + 0.5 v (v = stored junction vector). All geometry of a chain (spring lengths and forces,
    energies, slip, intersection and proximity detection) uses the chain's own shifted node
    positions; the junction position J itself moves under the sum of the forces of both chains.

    Contact dynamics of v: with w = 0.5 * (FA - FB), FA and FB the net spring forces of A and B
    on the junction (see `junction_forces`) and v the stored junction vector (closest point on
    molecule A -> closest point on molecule B): v becomes a vector of length min_distance along
    the axis of w. Of the two directions along that axis the one closest to the previous v is
    used, so v keeps pointing from A towards B whatever the directions of FA and FB (the sign of
    w . v does not matter). If |w| is below `force_tolerance` (zero) the junction is removed from
    both molecules; if v itself has zero length, w alone gives the direction. As after a removal
    by the user, the two molecules cannot form a new junction until they are further apart
    than min_distance.

    Proximity: pairs of segments of different molecules that are closer than
    `proximity_distance` and not joined at a junction are reported by `proximity()`
    (the two closest points of the segments), for drawing."""

    def __init__(self, positions, moleculeids, center, radius, bead_radius, substeps=5,
                 spring_rate=0.02, min_distance=MIN_DISTANCE, crossing_tolerance=2.0,
                 min_contour_length=0.5, spring_constant=30.0,
                 proximity_distance=PROXIMITY_DISTANCE, slip_rate=0.02, force_tolerance=1e-9):
        self.x = np.array(positions, dtype=float).reshape(-1, 3)   # chain ends (n, 3)
        self.moleculeids = np.array(moleculeids, dtype=np.uint32)
        self.center = np.asarray(center, dtype=float)
        self.radius = float(radius)
        self.bead_radius = float(bead_radius)
        self.bead_distance = 2.0 * self.bead_radius  # chain ends closer than this = overlap
        self.substeps = substeps        # dynamics substeps per viewer update
        self.spring_rate = float(spring_rate)       # mobility: speed of the junctions
        self.spring_constant = float(spring_constant)   # segment spring constant = this / contour length
        self.proximity_distance = float(proximity_distance)
        self.force_tolerance = float(force_tolerance)   # forces smaller than this count as zero
        self.slip_rate = float(slip_rate)           # speed of contour length slipping across junctions
        self.near = []                  # [(molecule_a, molecule_b, point_a, point_b)]
        self.min_distance = float(min_distance)     # junctions form below this distance; |v| = this
        self.crossing_tolerance = float(crossing_tolerance)
        self.held = set()               # beads currently controlled by the viewer

        # junctions: parallel containers (row r <-> jids[r]); a junction belongs to two molecules
        self.jids = []
        self.jx = np.zeros((0, 3))
        self.jmols = []                 # [(moleculeid_a, moleculeid_b)]
        self._suppressed = set()        # {frozenset({mol, mol})}: removed by the user, may not rejoin yet
        self.jvec = np.zeros((0, 3))    # vector between the two closest points when the junction formed
        self.chains = {int(m): [] for m in np.unique(self.moleculeids)}  # molecule -> [jid, ...] in order
        # contour length of every segment: molecule -> [L, ...], one more entry than chains[mol];
        # initially the straight length of the molecule
        self.contours = {}
        for m in self.chains:
            a, b = self.x[self.moleculeids == m][:2]
            self.contours[m] = [float(np.linalg.norm(b - a))]
        self.min_contour_length = float(min_contour_length)
        self.next_jid = 0
        self._prev_sign = {}            # (segment, segment) -> side of the previous step

    # --- called by the viewer -------------------------------------------------
    def set_surface_position(self, index, xyz):
        """The user is dragging a chain end."""
        self.x[index] = xyz
        self.held.add(index)

    def release(self, index, xyz):
        """The user let go of the chain end."""
        self.x[index] = xyz
        self.held.discard(index)

    def set_driven_positions(self, indices, positions):
        """The viewer moves several chain ends (recall of a stored configuration)."""
        self.x[indices] = positions
        self.held.update(int(i) for i in indices)

    def release_driven(self, indices):
        self.held.difference_update(int(i) for i in indices)

    def set_radius(self, radius):
        """The volume radius changed; chain ends are projected onto the new surface."""
        self.radius = float(radius)
        self._apply_constraints()

    def add_molecule(self, first_index, positions, moleculeid):
        """The user created a molecule; its beads [start, end] are appended."""
        assert first_index == len(self.x)
        k = len(positions)
        self.x = np.vstack([self.x, positions])
        self.moleculeids = np.concatenate(
            [self.moleculeids, np.full(k, moleculeid, dtype=np.uint32)])
        self.chains[int(moleculeid)] = []
        self.contours[int(moleculeid)] = [float(np.linalg.norm(positions[1] - positions[0]))]

    def change_contour_length(self, index, delta):
        """Add (delta > 0) or remove (delta < 0) contour length of the segment connected to
        chain end `index`. The length stays positive: removing never goes below
        `min_contour_length` (a segment that is already shorter than that is left alone)."""
        mol = int(self.moleculeids[index])
        is_start = index == 0 or int(self.moleculeids[index - 1]) != mol
        cl = self.contours[mol]
        k = 0 if is_start else len(cl) - 1
        new = cl[k] + delta
        if delta < 0:
            new = max(new, min(cl[k], self.min_contour_length))
        cl[k] = new

    def remove_junction(self, row):
        """The user removed junction number `row`: it disappears from BOTH molecules (each
        loses the bend, contour lengths of the joined segments add up). The two molecules may
        not form a junction again until they have stopped intersecting (else it reappears)."""
        jid, mols = self.jids[row], self.jmols[row]
        self._remove_junction(jid)
        self._suppressed.add(frozenset(mols))
        self._prev_sign = {}

    def _update_vectors(self):
        """Contact dynamics of the junction vectors (see the class docstring): with
        w = 0.5 * (FA - FB), v becomes min_distance along the axis of w, with the orientation
        closest to the previous v (so it keeps pointing from A to B); no force: the junction
        is removed."""
        if not self.jids:
            return
        forces = self.junction_forces()
        doomed = []
        for r in range(len(self.jids)):
            w = 0.5 * (forces[r, 0] - forces[r, 1])
            size = float(np.linalg.norm(w))
            if size <= self.force_tolerance:
                doomed.append(self.jids[r])
                continue
            direction = w / size
            if float(direction @ self.jvec[r]) < 0.0:    # keep the orientation A -> B
                direction = -direction
            self.jvec[r] = self.min_distance * direction
        for jid in doomed:
            self.remove_junction(self.jids.index(jid))

    def delete_molecule(self, first_index, count):
        """The user deleted the molecule occupying beads [first_index, first_index + count).
        Its junctions disappear; the other molecule at each of them loses that bend."""
        mol = int(self.moleculeids[first_index])
        for jid in list(self.chains.get(mol, [])):
            self._remove_junction(jid)
        self.chains.pop(mol, None)
        self.contours.pop(mol, None)
        self._suppressed = {pair for pair in self._suppressed if mol not in pair}
        self._prev_sign = {}            # node numbering changed

        block = slice(first_index, first_index + count)
        self.x = np.delete(self.x, block, axis=0)
        self.moleculeids = np.delete(self.moleculeids, block)
        self.held = {h - count if h >= first_index + count else h
                     for h in self.held if not (first_index <= h < first_index + count)}

    def network(self):
        """Everything the viewer needs to draw the molecules and junctions:
        (junction positions (J, 3), junction molecules [(a, b)] * J, lines).
        `lines` is [(moleculeid, [node, ...], [contour_length, ...], [tension, ...])], the
        nodes ordered start -> end and one contour length and spring tension per segment
        between consecutive nodes;
        node k < n is chain end k (viewer bead index), node n + r is junction row r."""
        lines = []
        for m, idx in self._lines().items():
            P = self._chain_positions(m, idx)
            d = np.linalg.norm(P[1:] - P[:-1], axis=1)
            tension = self.spring_constant * d / np.array(self.contours[m])   # k * d, k = K / L
            lines.append((m, idx, list(self.contours[m]), tension.tolist()))
        return self.jx.copy(), list(self.jmols), lines

    def junction_vectors(self):
        """(J, 3) array: for each junction the vector between the two closest points of the two
        segments just before they were merged into the junction (stored when it formed)."""
        return self.jvec.copy()

    def junction_forces(self):
        """(J, 2, 3) array: for each junction, the sum of the two spring forces that the two
        segments of molecule a, and of molecule b, exert on it, in the order of `jmols`.
        A spring pulls the junction towards its neighbour with k * (neighbour - junction),
        k = spring_constant / contour_length of the segment. The total force on the junction
        is the sum over axis 1."""
        n = len(self.x)
        forces = np.zeros((len(self.jids), 2, 3))
        for m, idx in self._lines().items():
            cl = self.contours[m]
            P = self._chain_positions(m, idx)       # chain m's own (shifted) node positions
            for k in range(1, len(idx) - 1):
                r = idx[k] - n
                f = (self.spring_constant / cl[k - 1] * (P[k - 1] - P[k])
                     + self.spring_constant / cl[k] * (P[k + 1] - P[k]))
                forces[r, self.jmols[r].index(m)] = f
        return forces

    def proximity(self):
        """[(moleculeid_a, moleculeid_b, point_on_a, point_on_b)] for every pair of segments
        of different molecules that are closer than `proximity_distance` and not joined."""
        return list(self.near)

    # --- topology -----------------------------------------------------------------
    def _lines(self):
        """{moleculeid: [node, ...]} from start to end, junctions included."""
        n = len(self.x)
        rows = {}
        for i, m in enumerate(self.moleculeids.tolist()):
            rows.setdefault(m, []).append(i)
        jrow = {jid: r for r, jid in enumerate(self.jids)}
        return {m: [r[0]] + [n + jrow[j] for j in self.chains.get(m, [])] + [r[-1]]
                for m, r in rows.items()}

    def _shift(self, m, node):
        """Offset of molecule m's own node from the shared node: -0.5 v for molecule A (the
        first molecule of the junction), +0.5 v for B; zero for a chain end."""
        r = node - len(self.x)
        if r < 0:
            return np.zeros(3)
        return (-0.5 if self.jmols[r][0] == m else 0.5) * self.jvec[r]

    def _chain_positions(self, m, idx):
        """Positions of the nodes `idx` of molecule m, with its own shifted junction nodes."""
        nodes = np.vstack([self.x, self.jx])
        P = nodes[idx].copy()
        for k, node in enumerate(idx):
            if node >= len(self.x):
                P[k] += self._shift(m, node)
        return P

    def _neighbors(self, lines):
        """Springs attached to each junction: (J, 4) neighbour nodes, (J, 4) spring constants
        spring_constant / contour_length of the segments leading to them, and (J, 4, 3) offsets
        such that  force = k * (nodes[neighbour] + offset - junction)  with every position
        taken on the molecule's own (shifted) chain."""
        n = len(self.x)
        nb = [[] for _ in self.jids]
        kk = [[] for _ in self.jids]
        off = [[] for _ in self.jids]
        for m, idx in lines.items():
            cl = self.contours[m]
            for k in range(1, len(idx) - 1):
                own = self._shift(m, idx[k])
                nb[idx[k] - n] += [idx[k - 1], idx[k + 1]]
                kk[idx[k] - n] += [self.spring_constant / cl[k - 1],
                                   self.spring_constant / cl[k]]
                off[idx[k] - n] += [self._shift(m, idx[k - 1]) - own,
                                    self._shift(m, idx[k + 1]) - own]
        return (np.array(nb, dtype=int).reshape(-1, 4),
                np.array(kk, dtype=float).reshape(-1, 4),
                np.array(off, dtype=float).reshape(-1, 4, 3))

    def _add_junction(self, seg_a, seg_b, position, lines, fractions, vector):
        """Insert a junction into both molecules, between the end nodes of their segments.
        `fractions` = where the junction sits on each segment (0 = first node, 1 = second);
        the contour length of the segment is divided in that proportion. `vector` is the vector
        between the two closest points (point on seg_a -> point on seg_b), stored for display."""
        jid = self.next_jid
        self.next_jid += 1
        for (m, a, _b), f in zip((seg_a, seg_b), fractions):
            k = lines[m].index(a)                           # segment k runs from node a ...
            self.chains[m].insert(k, jid)                   # ... and the junction goes right after a
            length = self.contours[m][k]
            f = float(f)
            self.contours[m][k:k + 1] = [length * f, length * (1.0 - f)]
        self.jids.append(jid)
        self.jx = np.vstack([self.jx, position])
        self.jvec = np.vstack([self.jvec, vector])
        self.jmols.append((seg_a[0], seg_b[0]))

    def _remove_junction(self, jid):
        r = self.jids.index(jid)
        for m in self.jmols[r]:
            if jid in self.chains.get(m, []):
                k = self.chains[m].index(jid)               # joins segments k and k + 1
                self.contours[m][k:k + 2] = [self.contours[m][k] + self.contours[m][k + 1]]
                self.chains[m].remove(jid)
        del self.jids[r]
        del self.jmols[r]
        self.jx = np.delete(self.jx, r, axis=0)
        self.jvec = np.delete(self.jvec, r, axis=0)

    # --- intersection detection -----------------------------------------------------
    def _segment_pairs(self):
        """All pairs of segments that belong to different molecules, as
        (lines, segs, A, B, P0, P1, I, J): segment k is segs[k] = (molecule, node a, node b)
        with node numbers A[k], B[k] and end points P0[k], P1[k] on the molecule's own (shifted)
        chain; pair q is the segments I[q] and J[q]. None if no pair."""
        lines = self._lines()
        segs = [(m, a, b) for m, idx in lines.items() for a, b in zip(idx[:-1], idx[1:])]
        if len(segs) < 2:
            return None
        P0, P1 = [], []
        for m, idx in lines.items():
            P = self._chain_positions(m, idx)
            P0.append(P[:-1])
            P1.append(P[1:])
        P0, P1 = np.vstack(P0), np.vstack(P1)
        mol = np.array([sg[0] for sg in segs])
        A = np.array([sg[1] for sg in segs])
        B = np.array([sg[2] for sg in segs])
        I, J = np.triu_indices(len(segs), 1)
        keep = mol[I] != mol[J]
        I, J = I[keep], J[keep]
        if len(I) == 0:
            return None
        return lines, segs, A, B, P0, P1, I, J

    @staticmethod
    def _closest_points(P, d, Q, e_vec):
        """Closest points between the segments P + s d and Q + t e_vec (s, t in [0, 1]),
        for arrays of segments. Returns the point on each."""
        r = P - Q
        a = np.maximum((d * d).sum(1), 1e-12)
        e = np.maximum((e_vec * e_vec).sum(1), 1e-12)
        b, c, f = (d * e_vec).sum(1), (d * r).sum(1), (e_vec * r).sum(1)
        den = a * e - b * b
        ok = den > 1e-9 * a * e
        s = np.where(ok, np.clip((b * f - c * e) / np.where(ok, den, 1.0), 0.0, 1.0), 0.0)
        t = (b * s + f) / e
        s = np.where(t < 0, np.clip(-c / a, 0.0, 1.0),
                     np.where(t > 1, np.clip((b - c) / a, 0.0, 1.0), s))
        t = np.clip(t, 0.0, 1.0)
        return P + s[:, None] * d, Q + t[:, None] * e_vec

    def _update_proximity(self):
        """Find segments of different molecules that are close but not joined."""
        self.near = []
        pairs = self._segment_pairs()
        if pairs is None:
            return
        _lines, segs, A, B, P0, P1, I, J = pairs
        D = P1 - P0
        p, q = self._closest_points(P0[I], D[I], P0[J], D[J])
        dist = np.linalg.norm(p - q, axis=1)
        shares = (A[I] == A[J]) | (A[I] == B[J]) | (B[I] == A[J]) | (B[I] == B[J])
        for k in np.flatnonzero(~shares & (dist < self.proximity_distance)):
            self.near.append((segs[I[k]][0], segs[J[k]][0], p[k].copy(), q[k].copy()))

    def _detect_crossings(self):
        """Find intersecting segments of different molecules and add junctions there."""
        pairs = self._segment_pairs()
        if pairs is None:
            self._prev_sign = {}
            return
        lines, segs, A, B, P0, P1, I, J = pairs

        D = P1 - P0
        di, dj, r = D[I], D[J], P0[I] - P0[J]
        a, e = (di * di).sum(1), (dj * dj).sum(1)
        b, c, f = (di * dj).sum(1), (di * r).sum(1), (dj * r).sum(1)
        den = a * e - b * b
        ok = den > 1e-9 * a * e                      # not (nearly) parallel
        den = np.where(ok, den, 1.0)
        s = (b * f - c * e) / den                    # closest point on segment i: P0 + s*d
        t = (a * f - b * c) / den                    # closest point on segment j
        p = P0[I] + s[:, None] * di
        q = P0[J] + t[:, None] * dj
        dist = np.linalg.norm(p - q, axis=1)
        sign = np.sign((np.cross(di, dj) * (P0[J] - P0[I])).sum(1))   # side of j relative to i

        margin = 0.01
        shares = ((A[I] == A[J]) | (A[I] == B[J]) | (B[I] == A[J]) | (B[I] == B[J]))
        inside = (ok & ~shares & (s > margin) & (s < 1 - margin)
                  & (t > margin) & (t < 1 - margin))

        old = self._prev_sign
        ok_idx = np.flatnonzero(ok)
        self._prev_sign = {(segs[i], segs[j]): sg for i, j, sg in
                           zip(I[ok_idx].tolist(), J[ok_idx].tolist(), sign[ok_idx].tolist())}

        candidates = []
        for k in np.flatnonzero(inside & (dist < max(self.crossing_tolerance, self.min_distance))):
            prev = old.get((segs[I[k]], segs[J[k]]))
            flipped = prev is not None and prev * sign[k] < 0
            if dist[k] < self.min_distance or flipped:
                candidates.append(k)
        candidates.sort(key=lambda k: dist[k])

        used = set()    # one new junction per molecule and step (node numbers shift)
        still_crossing = set()
        for k in candidates:
            si, sj = segs[I[k]], segs[J[k]]
            pair = frozenset((si[0], sj[0]))
            if pair in self._suppressed:    # removed by the user and still intersecting
                still_crossing.add(pair)
                continue
            if si[0] in used or sj[0] in used:
                continue
            self._add_junction(si, sj, 0.5 * (p[k] + q[k]), lines, (s[k], t[k]),
                               q[k] - p[k])
            used.update((si[0], sj[0]))
        self._suppressed &= still_crossing  # separated pairs may form a junction again

    # --- dynamics ---------------------------------------------------------------
    def total_length(self):
        """Total contour length of all molecules."""
        total = 0.0
        for m, idx in self._lines().items():
            P = self._chain_positions(m, idx)
            total += np.linalg.norm(P[1:] - P[:-1], axis=1).sum()
        return float(total)

    def _slip(self, lines):
        """One slip step: across every junction, move contour length between the two
        neighbouring segments of a molecule towards the energy minimum L_1 : L_2 = d_1 : d_2.
        All transfers are computed from the old lengths and applied together; every transfer is
        antisymmetric, so the total contour length of each molecule is conserved."""
        f = min(1.0 - np.exp(-self.slip_rate), 0.45)
        for m, idx in lines.items():
            if len(idx) < 3:
                continue                                 # no junction, nothing can slip
            P = self._chain_positions(m, idx)
            d = np.linalg.norm(P[1:] - P[:-1], axis=1)
            old = self.contours[m]
            delta = [0.0] * len(old)
            for k in range(len(old) - 1):
                dsum = d[k] + d[k + 1]
                if dsum < 1e-9:
                    continue
                target = (old[k] + old[k + 1]) * d[k] / dsum   # minimum-energy share of segment k
                move = f * (target - old[k])                   # > 0: segment k gains length
                if move > 0:
                    move = min(move, 0.5 * max(old[k + 1] - self.min_contour_length, 0.0))
                else:
                    move = -min(-move, 0.5 * max(old[k] - self.min_contour_length, 0.0))
                delta[k] += move
                delta[k + 1] -= move
            self.contours[m] = [float(a + b) for a, b in zip(old, delta)]

    def _apply_constraints(self):
        """Chain ends stay on the spherical surface, junctions inside the ball."""
        v = self.x - self.center
        r = np.maximum(np.linalg.norm(v, axis=1, keepdims=True), 1e-12)
        self.x = self.center + self.radius * v / r
        if len(self.jx):
            v = self.jx - self.center
            r = np.maximum(np.linalg.norm(v, axis=1, keepdims=True), 1e-12)
            self.jx = self.center + v * np.minimum(1.0, 0.999 * self.radius / r)

    def _separate_molecules(self, iterations=20, tol=1e-6):
        n = len(self.x)
        if n < 2:
            return
        other_molecule = self.moleculeids[:, None] != self.moleculeids[None, :]
        fixed = np.zeros(n, dtype=bool)
        for h in self.held:
            if h < n:
                fixed[h] = True
        idx = np.arange(n)
        tie_sign = np.sign(idx[:, None] - idx[None, :]).astype(float)
        d_min = self.bead_distance

        for _ in range(iterations):
            diff = self.x[:, None, :] - self.x[None, :, :]
            dist = np.linalg.norm(diff, axis=2)
            contact = other_molecule & (dist < d_min - tol)
            if not contact.any():
                break
            direction = diff / np.maximum(dist, 1e-12)[..., None]
            tie = dist < 1e-9                       # coincident centres: pick opposite axes
            direction[tie] = 0.0
            direction[tie, 0] = tie_sign[tie]
            # each bead of a pair takes half of the overlap; a held bead takes none,
            # so its partner takes all of it
            share = np.where(fixed[None, :], 1.0, 0.5)
            weight = np.where(contact, (d_min - dist) * share, 0.0)
            push = (weight[..., None] * direction).sum(axis=1)
            push[fixed] = 0.0
            self.x += push
            self._apply_constraints()

    def step(self):
        """Advance the 'simulation' and return an (n, 3) array of chain-end positions
        (junctions are fetched with `network()`)."""
        lines = self._lines()
        if self.jids:
            nbr, kk, off = self._neighbors(lines)
            ksum = kk.sum(axis=1)
            fraction = (1.0 - np.exp(-self.spring_rate * ksum))[:, None]
        else:
            nbr = None
        for _ in range(self.substeps):
            self._apply_constraints()
            self._separate_molecules()
            if nbr is not None:
                # four zero-length springs per junction: tension k * (neighbour - junction);
                # move a fraction of the way to the k-weighted mean of the neighbours
                nodes = np.vstack([self.x, self.jx])
                pull = (kk[..., None] * (nodes[nbr] + off - self.jx[:, None, :])).sum(axis=1)
                self.jx = self.jx + fraction * pull / ksum[:, None]
                self._slip(lines)
                nbr, kk, off = self._neighbors(lines)   # spring constants follow the contour lengths
                ksum = kk.sum(axis=1)
                fraction = (1.0 - np.exp(-self.spring_rate * ksum))[:, None]
        self._update_vectors()
        self._detect_crossings()
        self._update_proximity()
        return self.x

    def min_intermolecular_distance(self):
        """Smallest distance between chain ends of different molecules (for checking)."""
        diff = self.x[:, None, :] - self.x[None, :, :]
        dist = np.linalg.norm(diff, axis=2)
        other = self.moleculeids[:, None] != self.moleculeids[None, :]
        return float(dist[other].min()) if other.any() else np.inf


# Example of the same interface on top of the LAMMPS Python API.
# Creating/deleting molecules changes the atom count and shifts viewer indices, so keep a
# list `self.ids` (viewer index -> LAMMPS atom id) instead of assuming index == id - 1.
# Each molecule is two atoms joined by one bond, e.g.
#   bond_style harmonic / or a rigid link; atoms confined to the sphere surface
#   (fix wall/region on a spherical shell, or re-projection after every run)
#
#   from lammps import lammps
#   class LammpsSimulation:
#       def __init__(self, input_file):
#           self.lmp = lammps()
#           self.lmp.file(input_file)
#           self.ids = list(range(1, self.lmp.get_natoms() + 1))  # molecule-by-molecule order
#       def set_surface_position(self, index, xyz): ...  # move atom self.ids[index], zero velocity
#       def release(self, index, xyz): ...               # let the atom move again
#       def set_driven_positions(self, indices, positions): ...
#       def release_driven(self, indices): ...
#       def set_radius(self, radius): ...                # update wall region, project atoms
#       def add_molecule(self, first_index, positions, moleculeid):
#           # create_atoms for both rows of `positions`, molecule id `moleculeid`,
#           # one bond between them, then self.ids.extend(new atom ids)
#           ...
#       def delete_molecule(self, first_index, count):
#           # group rm molecule ..., delete_atoms group rm bond yes molecule yes,
#           # then del self.ids[first_index:first_index + count]
#           ...
#       def change_contour_length(self, index, delta): ...   # Right / Left arrow while grabbing an end
#       def remove_junction(self, row): ...  # user removed a junction: remove it from both molecules
#       def junction_vectors(self): ...  # (J, 3) closest-point vector stored when a junction formed
#       def junction_forces(self): ...  # (J, 2, 3): spring force of molecule a / b on each junction
#       def proximity(self): ...  # [(mol_a, mol_b, point_a, point_b)] for nearby unjoined segments
#       def network(self): ...  # (junction positions, molecule pairs, lines), see DummySimulation.network
#       def step(self):
#           self.lmp.command("run 10 pre no post no")
#           x = np.array(self.lmp.gather_atoms("x", 1, 3)).reshape(-1, 3)  # ordered by atom id
#           return x[np.array(self.ids) - 1]


def main(argv=None):
    args = parse_args(argv)                       # --help prints the summary and exits
    set_keyboard_layout(args.keyboard_layout)
    rng = np.random.default_rng(42)

    # ---- geometry ----
    center = np.zeros(3)
    volume_radius = 15.0    # radius of the spherical volume (r / R change it at run time)
    sphere_radius = 1.0     # radius of each bead
    n_molecules = 3         # initial number of molecules; press 'a' to add more

    # positions: (2 * n_molecules, 3) ordered [start, end, start, end, ...]; moleculeids: (n,) uint32
    points, moleculeids = make_molecules(n_molecules, center, volume_radius, rng)

    # ---- scene ----
    plotter = pv.Plotter(window_size=(1008, 800))
    plotter.set_background("white")
    plotter.add_axes()

    template = pv.Sphere(radius=sphere_radius, theta_resolution=24, phi_resolution=24)
    actors = []
    for p, mid in zip(points, moleculeids):
        actor = plotter.add_mesh(template, color=color_for_id(mid), smooth_shading=True)
        actor.SetPosition(*p)
        actors.append(actor)

    # ---- simulation + viewer wiring ----
    sim = DummySimulation(points, moleculeids, center, volume_radius,
                          bead_radius=sphere_radius, min_distance=MIN_DISTANCE,
                          proximity_distance=PROXIMITY_DISTANCE)   # spring_rate, min_distance, ... tune here
    # sim = LammpsSimulation("in.sim")

    def on_release(i, xyz):
        print(f"Chain end {i} (moleculeid={dragger.moleculeids[i]}) released at",
              np.round(xyz, 4))
        sim.release(i, xyz)

    dragger = SphereDragger(
        plotter, template, actors, points, moleculeids, center, volume_radius,
        sphere_radius=sphere_radius, rng=rng,
        junction_radius=0.5 * sphere_radius,
        get_network=sim.network,
        get_proximity=sim.proximity,
        get_forces=sim.junction_forces,
        get_vectors=sim.junction_vectors,
        on_remove_junction=sim.remove_junction,
        on_drag=sim.set_surface_position,
        on_release=on_release,
        on_add_molecule=sim.add_molecule,
        on_delete_molecule=sim.delete_molecule,
        on_radius_change=sim.set_radius,
        on_ends_driven=sim.set_driven_positions,
        on_ends_released=sim.release_driven,
        on_contour_change=sim.change_contour_length,
    )

    plotter.add_timer_event(max_steps=10**9, duration=30,
                            callback=lambda step: dragger.tick(sim.step))   # ~30 ms

    plotter.show()
    return dragger.get_positions(), dragger.moleculeids


if __name__ == "__main__":
    main()
